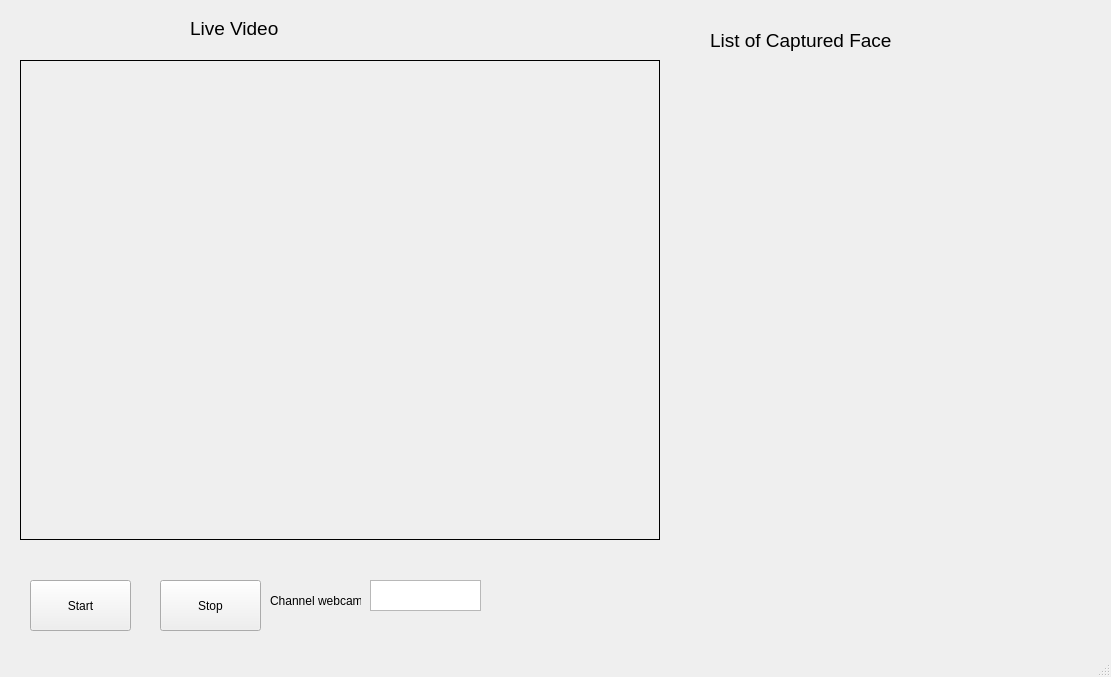
<?xml version="1.0" encoding="UTF-8"?>
<ui version="4.0">
 <class>MainWindow</class>
 <widget class="QMainWindow" name="MainWindow">
  <property name="geometry">
   <rect>
    <x>0</x>
    <y>0</y>
    <width>1111</width>
    <height>677</height>
   </rect>
  </property>
  <property name="windowTitle">
   <string>Face Recognition Using Eigenface</string>
  </property>
  <widget class="QWidget" name="centralwidget">
   <widget class="QPushButton" name="StartButton">
    <property name="geometry">
     <rect>
      <x>30</x>
      <y>580</y>
      <width>101</width>
      <height>51</height>
     </rect>
    </property>
    <property name="text">
     <string>Start</string>
    </property>
   </widget>
   <widget class="QPushButton" name="StopButton">
    <property name="geometry">
     <rect>
      <x>160</x>
      <y>580</y>
      <width>101</width>
      <height>51</height>
     </rect>
    </property>
    <property name="text">
     <string>Stop</string>
    </property>
   </widget>
   <widget class="QLabel" name="ImageFrame">
    <property name="geometry">
     <rect>
      <x>20</x>
      <y>60</y>
      <width>640</width>
      <height>480</height>
     </rect>
    </property>
    <property name="frameShape">
     <enum>QFrame::Box</enum>
    </property>
    <property name="text">
     <string/>
    </property>
   </widget>
   <widget class="QTextEdit" name="channelText">
    <property name="geometry">
     <rect>
      <x>370</x>
      <y>580</y>
      <width>111</width>
      <height>31</height>
     </rect>
    </property>
   </widget>
   <widget class="QLabel" name="label_3">
    <property name="geometry">
     <rect>
      <x>270</x>
      <y>590</y>
      <width>91</width>
      <height>21</height>
     </rect>
    </property>
    <property name="text">
     <string>Channel webcam</string>
    </property>
   </widget>
   <widget class="QLabel" name="label_5">
    <property name="geometry">
     <rect>
      <x>190</x>
      <y>20</y>
      <width>101</width>
      <height>16</height>
     </rect>
    </property>
    <property name="font">
     <font>
      <pointsize>14</pointsize>
     </font>
    </property>
    <property name="text">
     <string>Live Video</string>
    </property>
   </widget>
   <widget class="QLabel" name="label_7">
    <property name="geometry">
     <rect>
      <x>710</x>
      <y>30</y>
      <width>181</width>
      <height>21</height>
     </rect>
    </property>
    <property name="font">
     <font>
      <pointsize>14</pointsize>
     </font>
    </property>
    <property name="text">
     <string>List of Captured Face</string>
    </property>
   </widget>
  </widget>
  <widget class="QMenuBar" name="menubar">
   <property name="geometry">
    <rect>
     <x>0</x>
     <y>0</y>
     <width>1111</width>
     <height>21</height>
    </rect>
   </property>
  </widget>
  <widget class="QStatusBar" name="statusbar"/>
 </widget>
 <resources/>
 <connections/>
</ui>
